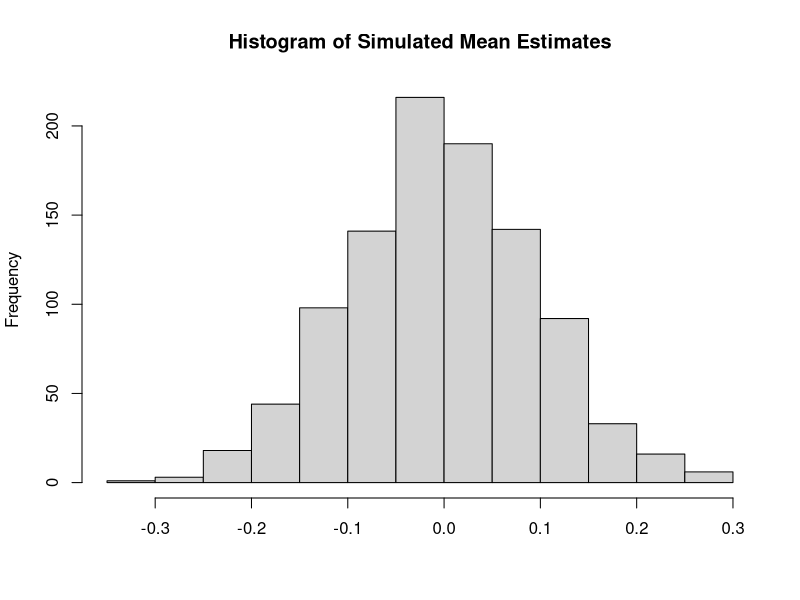
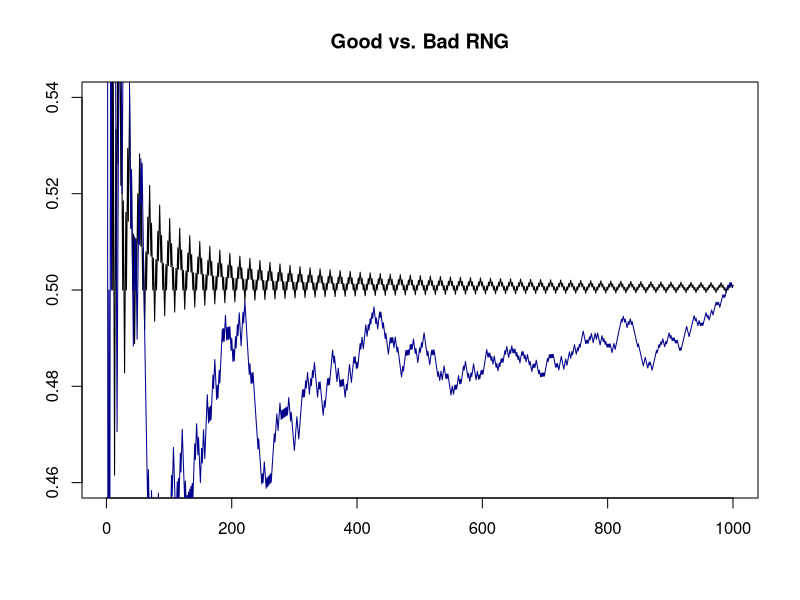
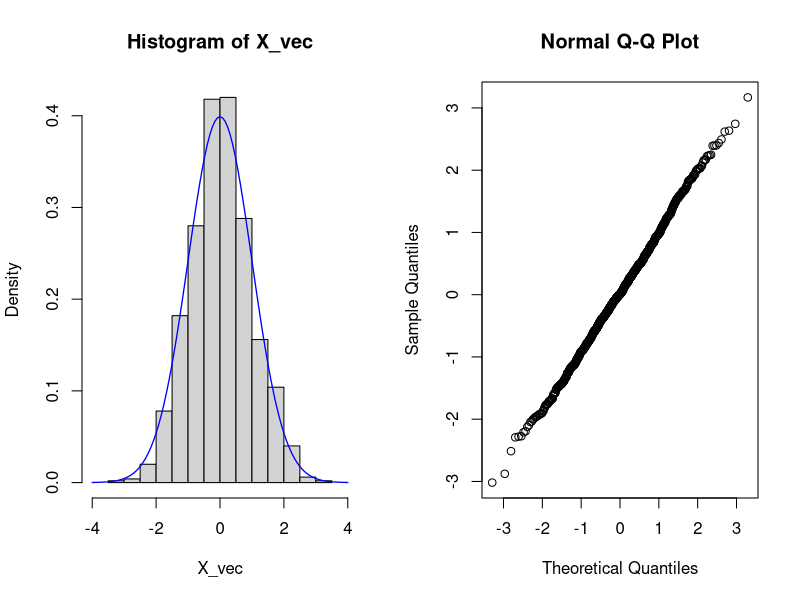
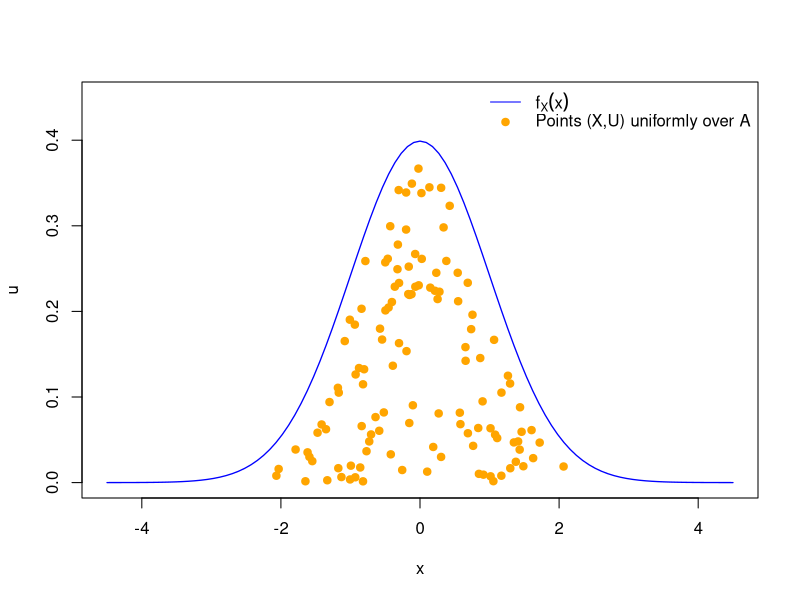

These figures' R source, in order: (Note: this script raises an error after producing the figures.)
## ---- chunk 1
## Step 1
generate_mean_estimates <- function(n = 100){
  ## generate artificial data
  artificial_data <- rnorm(n)   
  ## compute the estimate
  estimate        <- mean(artificial_data) 
  return(estimate)
}

## Step 2 
set.seed(223)
simulated_estimates <- replicate(1000, 
                                 generate_mean_estimates(n = 100))

## Step 3
mean(simulated_estimates)
sd(simulated_estimates)

hist(simulated_estimates, 
     main = "Histogram of Simulated Mean Estimates", 
     xlab = "")
## ---- chunk 2
m <- 64    # modulus
a <- 33    # multiplier
c <- 12    # increment
s <- 57    # seed
n <- 1000  # length of run (including seed)

r_vec    <- numeric(n) # initialize vector
r_vec[1] <- s # set seed

## Recursive generation 
for (i in 1:(n-1)){
 r_vec[i+1] <- (a * r_vec[i] + c) %% m
}

# scale result from [0,m] to [0,1]:
my_bad_runif_vec <- r_vec/m

# BUT! Very short cycle-length (here: period=16)
r_vec[ 1:16]
r_vec[17:32]
## ---- chunk 3
#| label: fig-goodvsbad
#| fig-cap: "Two sample paths showing the pseudo random convergence of $\\bar{C}_n$ to the limit 0.5---one based on a good RNG and the other based on a bad RNG."

# using the above bad RNG:
bar_x_bad  <- cumsum(my_bad_runif_vec > 0.5)/(1:n)

# using R's high-quality RNG:
set.seed(223)
bar_x_good <- cumsum(runif(n)  > 0.5 )/(1:n)

# plotting the results:
plot(bar_x_bad, type="l", ylim=c(0.46,0.54), 
     xlab="", ylab="", main="Good vs. Bad RNG")
lines(bar_x_good, col="darkblue")
## ---- chunk 4
set.seed(321)
# Generate one random number from Bernoulli(p) with p=0.5
p  <- 0.5
U  <- runif(1)

if(U<=p) X=1 else X=0

X
## ---- chunk 5
set.seed(321)

# Generate one random number from B(n=10, p=0.5). 
n <- 10
X <- numeric(n)
p <- 0.5

for(i in 1:n){
  U <- runif(1)
  if(U<=p) X[i]=1 else X[i]=0
}
Y <- sum(X)
Y 
## ---- chunk 6
set.seed(321)

# Generate one random number from Poisson(lambda) 
lambda <- 2

## Initializations
U <- 1
n <- 0

while(U > exp(-lambda)){
  U <- U * runif(1)
  n <- n + 1
}
n <- n-1
n
## ---- chunk 7
# Implementation:
BM_Algo <- function(){
  # Generate U_1, U_2 iid U[0,1]
  U <- runif(2)
  # Transformation
  X1 <- sqrt(-2 * log(U[1])) * cos(2 * pi * U[2])
  X2 <- sqrt(-2 * log(U[1])) * sin(2 * pi * U[2])
  # Return result
  return(c(X1, X2))
}

# Generate n standard normal random variables:
set.seed(321)

n     <- 1000
X_vec <- vector(length = n, mode = "double")

for(i in seq(1, n, by=2)){
  X_vec[c(i, i+1)] <- BM_Algo()
}

# Descriptive Plots
par(mfrow=c(1,2))
hist(X_vec, freq = FALSE, xlim=c(-4,4))
curve(dnorm, add = TRUE, col="blue", lwd=1.3)
qqnorm(X_vec)

# Testing for Normality using the Shapiro-Wilk Test 
# H0: Normality
shapiro.test(X_vec)
## ---- chunk 8
par(mfrow=c(1,1))
## ---- chunk 9
## Monte Carlo (MC) replications
B     <- 5000

## Sample size
n     <- 1000

## Significance level
alpha <- 0.05

## Container vectors
X_vec <- vector(length = n, mode = "double")
T_vec <- vector(length = B, mode = "logical")

## MC-Simulation
for(b in 1:B){ 

  for(i in seq(1, n, by=2)){
    X_vec[c(i, i+1)] <- BM_Algo()
  }

  ## Collect test decisions
  tmp      <- shapiro.test(X_vec)
  T_vec[b] <- tmp$p.value < alpha
}

round(mean(T_vec), 2)
## ---- chunk 10
#| echo: false
#| eval: true
#| label: fig-FundThmSim
#| fig-cap: To simulate a random variable $X,$ one can simulate $(X,U)$ uniformely over $\mathcal{A},$ and then take those $X$ realizations (tick-marks at $x$-axis) as simulation results. 

set.seed(123)
# Accept-Reject Algorithm:
Y <- runif(500, min = -4.5, max = 4.5) 
U <- runif(500, min =    0, max = 0.4) 
# A-R Step:
accept <- U <  dnorm(Y) - 0.025
X      <- Y[accept]
U      <- U[accept]
par(mfrow=c(1,1))
# curve(dnorm, col="blue", lwd=1.3, xlim=c(-4.5,4.5), ylab="", xlab="x")
# legend("topright", legen=expression(f[X](x)), bty="n")
curve(dnorm, col="blue", lwd=1.3, 
xlim=c(-4.5,4.5), ylim=c(0,0.45), ylab="u", xlab="x")
legend("topright", 
lty=c(1, NA), pch=c(NA, 19), col=c("blue", "orange"), 
legend=c(expression(f[X](x)), "Points (X,U) uniformly over A"), bty="n")
points(y=U, x=X, col="orange", pch=19)
axis(side=1, at = X, 
     tick = TRUE, labels = FALSE, col.ticks = alpha("darkorange", 0.5))
par(mfrow=c(1,1))
## ---- chunk 11
#| echo: false
#| eval: true
#| label: fig-ARExample1
#| fig-cap: Accept-Reject algorithm for univariate $(d=1)$ bounded densities with compact support.

# target pdf
target_pdf <- function(x){
  pdf <- (3/4) * (1-(x)^2)
  pdf[(x)^2 > 1] <- 0
  ##
  return(pdf)
}

# Accept-Reject Algo:
Y <- runif(n=1000, min = -1, max = 1) 
U <- runif(n=1000, min =  0, max = 3/4) 
# A-R Step:
accept <- U <= target_pdf(Y)
X    <- Y[accept]

# #######
# plots #
# #######
library("scales")
xx <- seq(-1.2, 1.2, len=500)

par(mfrow=c(2,2))
# 1. plot #
plot(y = target_pdf(x=xx), x = xx, type="l", main=expression(f[X](x)), 
     xlab = "X", ylab = "Density", ylim=c(0,1.25))
# 2. plot #
plot(y=target_pdf(x=xx), x=xx, type="l", 
     main="Accept-Reject Regions", xlab = "Y", ylab = "U", ylim=c(0,1.25))
rect(xleft = -1, ybottom = 0, xright = 1, ytop = c((3/4)),      col=gray(0.8, alpha = 0.5))
polygon(x=c(xx, rev(xx)), y=c(target_pdf(x=xx), rep(0,length(xx))), col=alpha("darkgreen", 0.5))
points(y=U[1:200], x=Y[1:200], pch=19, cex=.4)
legend("topleft", 
legend = c("Accept"), 
pch=c(22), 
pt.cex=1.5,
     pt.bg = c(alpha("darkgreen", 0.5)), 
     col =   c(alpha("darkgreen", 0.5)), bty="n")
     legend("topright", 
legend = c("Reject"), 
pch=c(22), 
pt.cex=1.5,
     pt.bg = c(gray(.7, alpha = .5)), 
     col =   c(gray(.7, alpha = .5)), bty="n")
# 3. plot 
hist(x = X, main=expression("Histogram of"~X==Y~"|"~(U<= f[X](Y))), #"Histogram of \n X=Y|(U<= f(Y))", 
     freq = FALSE, ylim=c(0,.85), xlim=range(xx), xlab="X", ylab="Density")
axis(side=1, at = X[seq(from = 1,to = length(X), by=3)], 
     tick = TRUE, labels = FALSE, col.ticks = alpha("darkgreen", 0.5))
lines(y=target_pdf(x=xx), x=xx, lty=2)
box()
## ---- chunk 12
par(mfrow=c(1,1))
## ---- chunk 13
# Target density
target_pdf <- function(x, c=.075){
  pdf <- c * exp(-x^2 / 2) * 
            (sin(6*x)^2 + 3*cos(x)^2 * sin(4*x)^2 + 1)
  return(pdf)
}

# Upper bound
m_fun <- function(x){
  m <- exp(-x^2 / 2)/sqrt(2*pi)
  return(m)  
}

# Accept-Reject Algo:
set.seed(32280)

## 1. Generate Y
Y   <- rnorm(n=1000)

## 2. Generate U|Y=y 
U   <- vector(length = length(Y), mode = "double")

for(i in 1:length(Y)){
  U[i] <- runif(n=1, min = 0, max = m_fun(Y[i])) 
}

# A-R Step:
accept <- U <= target_pdf(Y)
X      <- Y[accept]
## ---- chunk 14
#| echo: false
#| eval: true
#| label: fig-ARAlgo2Example
#| fig-cap: Accept-Reject algorithm for univariate $(d=1)$ densities with non-compact support---visualizing @exm-ARAlgo2Example.

# Target pdf
target_pdf <- function(x, c=.075){
  pdf <- c * (exp(-x^2 / 2) * (sin(6*x)^2 + 3*cos(x)^2 * sin(4*x)^2 + 1))
  return(pdf)
}

# Upper bound
m_fun <- function(x){
  m <- exp(-x^2 / 2)/sqrt(2*pi)
  return(m)  
}

# Accept-Reject Algo:
set.seed(32280)
Y   <- rnorm(n=1000) 
U   <- numeric(length(Y))
for(i in 1:length(Y)){
  U[i] <- runif(n=1, min = 0, max = m_fun(Y[i])) 
}

# A-R Step:
accept <- U <= target_pdf(Y)
X      <- Y[accept]

# #######
# plots #
# #######
xx <- seq(-4, 4, len=500)

par(mfrow=c(1,3))
# 1. plot #
plot(y = target_pdf(x=xx), x = xx, type="l", main=expression(f[X](x)), 
     xlab = "X", ylab = "Density", ylim=c(0,.40))
# 2. plot #
plot(y=target_pdf(x=xx), x=xx, type="l", 
     main="Accept-Reject Regions", xlab = "Y", ylab = "U", ylim=c(0,0.40))
polygon(x=c(xx, rev(xx)), y=c(m_fun(x=xx), rep(0,length(xx))), col=gray(0.8, alpha = 0.5))
polygon(x=c(xx, rev(xx)), y=c(target_pdf(x=xx), rep(0,length(xx))), col=alpha("darkgreen", 0.5))
points(y=U[1:100], x=Y[1:100], pch=19, cex=.4)
legend("topleft", legend = c("Accept","Reject"), pch=22, pt.cex=1.5,
     pt.bg = c(alpha("darkgreen", 0.5), gray(.7, alpha = .5)), 
     col =   c(alpha("darkgreen", 0.5), gray(.7, alpha = .5)), bty="n")
#legend("topright", legend = c("(Y,U) ~ Unif(L)"), pch=19, pt.cex=.4)
# 3. plot
hist(x = X, main=expression("Histogram of"~X==Y~"|"~(U<= f[X](Y))), 
     freq = FALSE, ylim=c(0,.40), xlim=range(xx), xlab="X", ylab="Density")
axis(side=1, at = X[seq(from = 1,to = length(X), by=3)], 
     tick = TRUE, labels = FALSE, col.ticks = alpha("darkgreen", 0.5))
lines(y=target_pdf(x=xx), x=xx, lty=2)
box()
## ---- chunk 15
par(mfrow=c(1,1))
